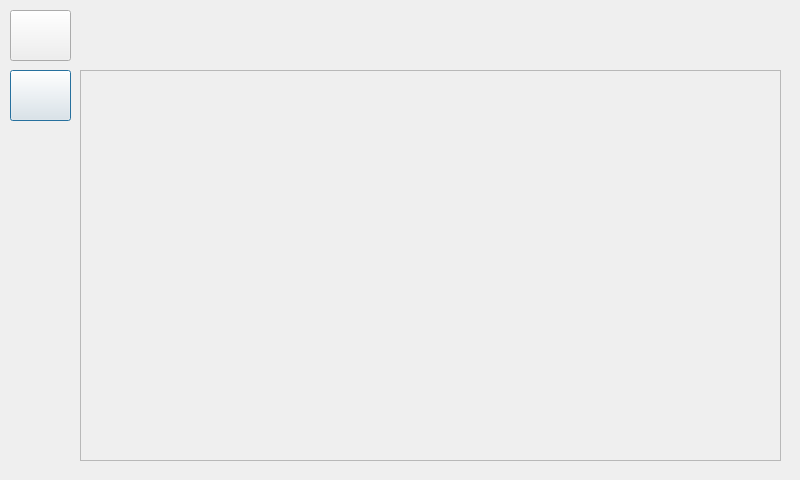
<?xml version="1.0" encoding="UTF-8"?>
<ui version="4.0">
 <class>Sceen${Name}</class>
 <widget class="QDialog" name="Sceen${Name}">
  <property name="geometry">
   <rect>
    <x>0</x>
    <y>0</y>
    <width>800</width>
    <height>480</height>
   </rect>
  </property>
  <property name="windowTitle">
   <string>Dialog</string>
  </property>
  <property name="modal">
   <bool>true</bool>
  </property>
  <widget class="QPushButton" name="btnBack">
   <property name="geometry">
    <rect>
     <x>10</x>
     <y>10</y>
     <width>61</width>
     <height>51</height>
    </rect>
   </property>
   <property name="autoFillBackground">
    <bool>false</bool>
   </property>
   <property name="text">
    <string/>
   </property>
   <property name="icon">
    <iconset theme="back"/>
   </property>
   <property name="autoDefault">
    <bool>false</bool>
   </property>
   <property name="default">
    <bool>true</bool>
   </property>
   <property name="flat">
    <bool>false</bool>
   </property>
  </widget>
  <widget class="QScrollArea" name="scrollArea">
   <property name="geometry">
    <rect>
     <x>80</x>
     <y>70</y>
     <width>701</width>
     <height>391</height>
    </rect>
   </property>
   <property name="widgetResizable">
    <bool>true</bool>
   </property>
   <widget class="QWidget" name="scrollWidget">
    <property name="geometry">
     <rect>
      <x>0</x>
      <y>0</y>
      <width>699</width>
      <height>389</height>
     </rect>
    </property>
   <layout class="QVBoxLayout" name="scrollLayout">
    <property name="spacing">
        <number>10</number>
    </property>
</layout>

   </widget>
  </widget>
  <widget class="QLabel" name="label">
   <property name="geometry">
    <rect>
     <x>220</x>
     <y>20</y>
     <width>411</width>
     <height>31</height>
    </rect>
   </property>
   <property name="text">
    <string/>
   </property>
   <property name="alignment">
    <set>Qt::AlignCenter</set>
   </property>
  </widget>
  <widget class="QPushButton" name="btnHome">
   <property name="geometry">
    <rect>
     <x>10</x>
     <y>70</y>
     <width>61</width>
     <height>51</height>
    </rect>
   </property>
   <property name="autoFillBackground">
    <bool>false</bool>
   </property>
   <property name="text">
    <string/>
   </property>
   <property name="icon">
    <iconset theme="go-home"/>
   </property>
   <property name="autoDefault">
    <bool>false</bool>
   </property>
   <property name="default">
    <bool>true</bool>
   </property>
   <property name="flat">
    <bool>false</bool>
   </property>
  </widget>
 </widget>
 <resources/>
 <connections/>
</ui>
